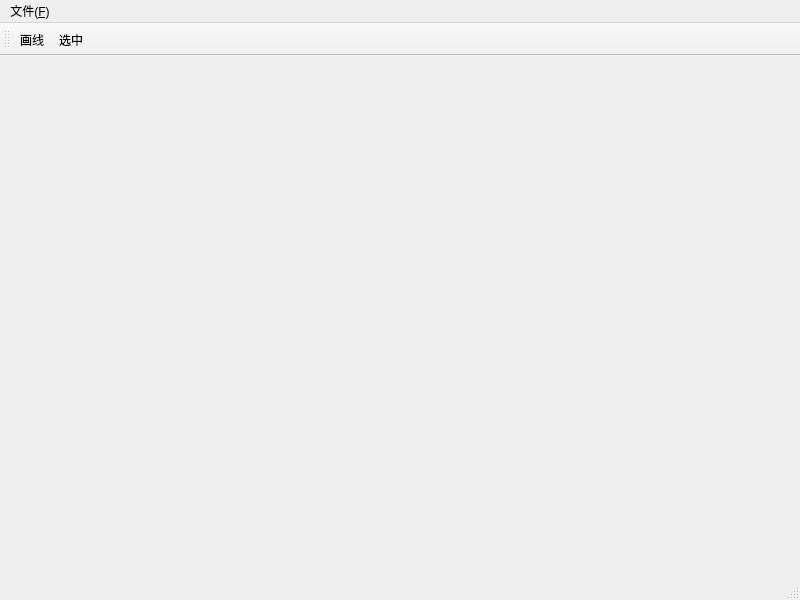
<?xml version="1.0" encoding="UTF-8"?>
<ui version="4.0">
 <class>TestQtClass</class>
 <widget class="QMainWindow" name="TestQtClass">
  <property name="geometry">
   <rect>
    <x>0</x>
    <y>0</y>
    <width>800</width>
    <height>600</height>
   </rect>
  </property>
  <property name="windowTitle">
   <string>TestQt</string>
  </property>
  <widget class="QWidget" name="centralWidget"/>
  <widget class="QStatusBar" name="statusBar"/>
  <widget class="QMenuBar" name="menuBar">
   <property name="geometry">
    <rect>
     <x>0</x>
     <y>0</y>
     <width>800</width>
     <height>23</height>
    </rect>
   </property>
   <widget class="QMenu" name="menu_F">
    <property name="title">
     <string>文件(&amp;F)</string>
    </property>
    <addaction name="newFile"/>
    <addaction name="saveFile"/>
   </widget>
   <addaction name="menu_F"/>
  </widget>
  <widget class="QToolBar" name="mainToolBar">
   <attribute name="toolBarArea">
    <enum>TopToolBarArea</enum>
   </attribute>
   <attribute name="toolBarBreak">
    <bool>false</bool>
   </attribute>
   <addaction name="drawLine"/>
   <addaction name="choose"/>
  </widget>
  <action name="newFile">
   <property name="text">
    <string>新建文件</string>
   </property>
  </action>
  <action name="saveFile">
   <property name="text">
    <string>保存文件</string>
   </property>
  </action>
  <action name="drawLine">
   <property name="checkable">
    <bool>true</bool>
   </property>
   <property name="checked">
    <bool>false</bool>
   </property>
   <property name="icon">
    <iconset resource="testqt.qrc">
     <normaloff>:/TestQt/DrawLine.png</normaloff>:/TestQt/DrawLine.png</iconset>
   </property>
   <property name="text">
    <string>画线</string>
   </property>
  </action>
  <action name="choose">
   <property name="checkable">
    <bool>true</bool>
   </property>
   <property name="icon">
    <iconset resource="testqt.qrc">
     <normaloff>:/TestQt/Choose.png</normaloff>:/TestQt/Choose.png</iconset>
   </property>
   <property name="text">
    <string>选中</string>
   </property>
  </action>
 </widget>
 <layoutdefault spacing="6" margin="11"/>
 <resources>
  <include location="testqt.qrc"/>
 </resources>
 <connections/>
</ui>
